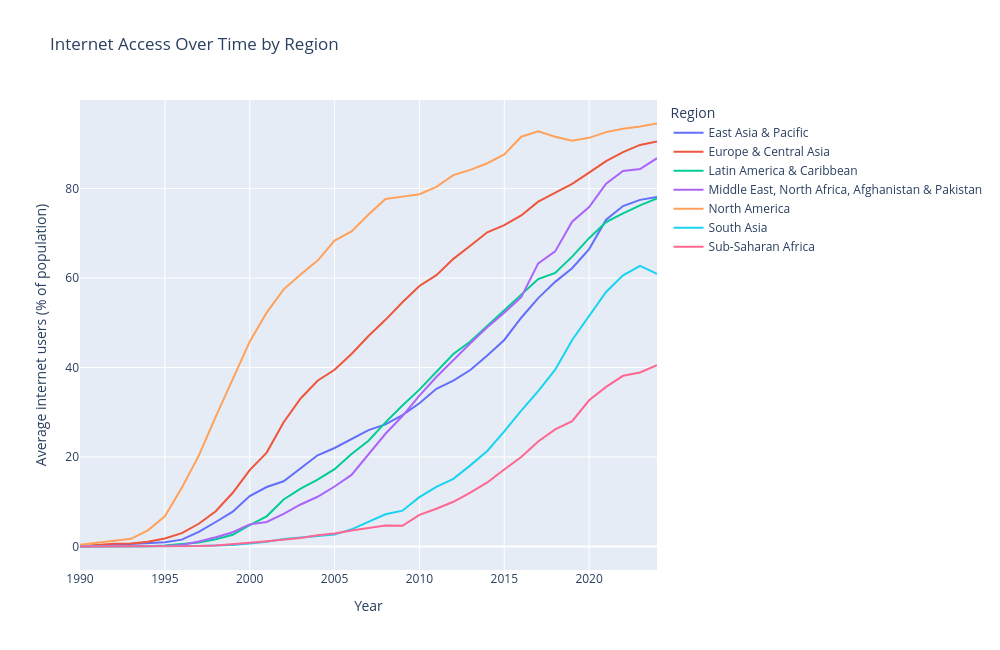

Source (notebook cell):
### Code cell
# Interactive map (GDP)
fig_map = px.choropleth(
    happiness_internet,
    locations="id",
    color="gdp_per_capita",
    hover_name="name",
    hover_data={
        "internet_users_pct": ":.1f",
        "gdp_per_capita": ":,.0f",
        "happiness_score": ":.2f"
    },
    labels={
        "internet_users_pct": "Internet users (% of population)",
        "gdp_per_capita": "GDP per capita (USD)",
        "happiness_score": "Happiness score"
    },
    color_continuous_scale="Plasma",
    title="GDP (2024)"
)

fig_map.show()

# Increase the width of the plot
fig_time.update_layout(
    width=1000,
    height=650,
    margin=dict(l=80, r=250, t=100, b=80),
    autosize=False
)

#  This creates an HTML file with my chart
# pio.write_html(fig_map, file="gdp_map_interactive.html", auto_open=False, include_plotlyjs="cdn")

### Figure 1 — Plotly figure (JSON) as saved in the notebook; plotly's stock layout.template omitted (floating-point values rounded to 4 significant figures)
{"data": [{"hovertemplate": "Region=East Asia & Pacific<br>Year=%{x}<br>Average internet users (% of population)=%{y}<extra></extra>", "legendgroup": "East Asia & Pacific", "line": {"color": "#636efa", "dash": "solid"}, "marker": {"symbol": "circle"}, "mode": "lines", "name": "East Asia & Pacific", "orientation": "v", "showlegend": true, "type": "scatter", "x": [1990, 1991, 1992, 1993, 1994, 1995, 1996, 1997, 1998, 1999, 2000, 2001, 2002, 2003, 2004, 2005, 2006, 2007, 2008, 2009, 2010, 2011, 2012, 2013, 2014, 2015, 2016, 2017, 2018, 2019, 2020, 2021, 2022, 2023, 2024], "xaxis": "x", "y": [0.01905, 0.2099, 0.3971, 0.4901, 0.7623, 0.9417, 1.532, 3.257, 5.477, 7.781, 11.28, 13.29, 14.57, 17.48, 20.38, 22.02, 24.07, 26.01, 27.28, 29.35, 31.99, 35.24, 37.06, 39.43, 42.69, 46.16, 51.12, 55.5, 59.14, 62.18, 66.47, 73.01, 76.09, 77.46, 78.09], "yaxis": "y"}, {"hovertemplate": "Region=Europe & Central Asia<br>Year=%{x}<br>Average internet users (% of population)=%{y}<extra></extra>", "legendgroup": "Europe & Central Asia", "line": {"color": "#EF553B", "dash": "solid"}, "marker": {"symbol": "circle"}, "mode": "lines", "name": "Europe & Central Asia", "orientation": "v", "showlegend": true, "type": "scatter", "x": [1990, 1991, 1992, 1993, 1994, 1995, 1996, 1997, 1998, 1999, 2000, 2001, 2002, 2003, 2004, 2005, 2006, 2007, 2008, 2009, 2010, 2011, 2012, 2013, 2014, 2015, 2016, 2017, 2018, 2019, 2020, 2021, 2022, 2023, 2024], "xaxis": "x", "y": [0.06556, 0.3946, 0.602, 0.6579, 1.067, 1.789, 2.971, 5.084, 7.87, 12.01, 17.08, 20.99, 27.76, 33.08, 37.03, 39.48, 43.02, 47.05, 50.65, 54.59, 58.23, 60.65, 64.27, 67.21, 70.22, 71.79, 73.97, 77.06, 79.05, 81.04, 83.54, 86.11, 88.12, 89.73, 90.49], "yaxis": "y"}, {"hovertemplate": "Region=Latin America & Caribbean <br>Year=%{x}<br>Average internet users (% of population)=%{y}<extra></extra>", "legendgroup": "Latin America & Caribbean ", "line": {"color": "#00cc96", "dash": "solid"}, "marker": {"symbol": "circle"}, "mode": "lines", "name": "Latin America & Caribbean ", "orientation": "v", "showlegend": true, "type": "scatter", "x": [1990, 1991, 1992, 1993, 1994, 1995, 1996, 1997, 1998, 1999, 2000, 2001, 2002, 2003, 2004, 2005, 2006, 2007, 2008, 2009, 2010, 2011, 2012, 2013, 2014, 2015, 2016, 2017, 2018, 2019, 2020, 2021, 2022, 2023, 2024], "xaxis": "x", "y": [0, 0.003057, 0.011, 0.03682, 0.05993, 0.2303, 0.5894, 0.8671, 1.616, 2.627, 4.763, 6.746, 10.52, 12.95, 14.95, 17.29, 20.65, 23.65, 27.74, 31.52, 35.05, 39.09, 43.03, 45.81, 49.33, 52.84, 56.28, 59.75, 61.15, 64.77, 68.9, 72.48, 74.46, 76.25, 77.78], "yaxis": "y"}, {"hovertemplate": "Region=Middle East, North Africa, Afghanistan & Pakistan<br>Year=%{x}<br>Average internet users (% of population)=%{y}<extra></extra>", "legendgroup": "Middle East, North Africa, Afghanistan & Pakistan", "line": {"color": "#ab63fa", "dash": "solid"}, "marker": {"symbol": "circle"}, "mode": "lines", "name": "Middle East, North Africa, Afghanistan & Pakistan", "orientation": "v", "showlegend": true, "type": "scatter", "x": [1990, 1991, 1992, 1993, 1994, 1995, 1996, 1997, 1998, 1999, 2000, 2001, 2002, 2003, 2004, 2005, 2006, 2007, 2008, 2009, 2010, 2011, 2012, 2013, 2014, 2015, 2016, 2017, 2018, 2019, 2020, 2021, 2022, 2023, 2024], "xaxis": "x", "y": [0.005286, 0.1075, 0.1555, 0.1228, 0.1055, 0.1277, 0.3465, 1.117, 2.065, 3.183, 4.947, 5.496, 7.3, 9.389, 11.11, 13.41, 16.0, 20.58, 25.19, 29.16, 33.73, 37.88, 41.68, 45.41, 48.99, 52.24, 55.73, 63.28, 65.94, 72.57, 75.85, 81.09, 83.93, 84.35, 86.77], "yaxis": "y"}, {"hovertemplate": "Region=North America<br>Year=%{x}<br>Average internet users (% of population)=%{y}<extra></extra>", "legendgroup": "North America", "line": {"color": "#FFA15A", "dash": "solid"}, "marker": {"symbol": "circle"}, "mode": "lines", "name": "North America", "orientation": "v", "showlegend": true, "type": "scatter", "x": [1990, 1991, 1992, 1993, 1994, 1995, 1996, 1997, 1998, 1999, 2000, 2001, 2002, 2003, 2004, 2005, 2006, 2007, 2008, 2009, 2010, 2011, 2012, 2013, 2014, 2015, 2016, 2017, 2018, 2019, 2020, 2021, 2022, 2023, 2024], "xaxis": "x", "y": [0.382, 0.865, 1.318, 1.725, 3.62, 6.747, 13.12, 20.3, 29.03, 37.3, 45.78, 52.26, 57.47, 60.81, 63.9, 68.36, 70.41, 74.18, 77.67, 78.18, 78.73, 80.36, 83.0, 84.17, 85.64, 87.63, 91.57, 92.78, 91.57, 90.67, 91.32, 92.6, 93.36, 93.84, 94.52], "yaxis": "y"}, {"hovertemplate": "Region=South Asia<br>Year=%{x}<br>Average internet users (% of population)=%{y}<extra></extra>", "legendgroup": "South Asia", "line": {"color": "#19d3f3", "dash": "solid"}, "marker": {"symbol": "circle"}, "mode": "lines", "name": "South Asia", "orientation": "v", "showlegend": true, "type": "scatter", "x": [1990, 1991, 1992, 1993, 1994, 1995, 1996, 1997, 1998, 1999, 2000, 2001, 2002, 2003, 2004, 2005, 2006, 2007, 2008, 2009, 2010, 2011, 2012, 2013, 2014, 2015, 2016, 2017, 2018, 2019, 2020, 2021, 2022, 2023, 2024], "xaxis": "x", "y": [0, 0, 3.7e-05, 7.267e-05, 0.00096, 0.008151, 0.08308, 0.1129, 0.2146, 0.3437, 0.6759, 1.051, 1.677, 2.018, 2.303, 2.661, 3.84, 5.543, 7.197, 8.005, 11.03, 13.32, 15.13, 18.13, 21.35, 25.73, 30.38, 34.73, 39.5, 46.15, 51.44, 56.87, 60.59, 62.72, 60.9], "yaxis": "y"}, {"hovertemplate": "Region=Sub-Saharan Africa <br>Year=%{x}<br>Average internet users (% of population)=%{y}<extra></extra>", "legendgroup": "Sub-Saharan Africa ", "line": {"color": "#FF6692", "dash": "solid"}, "marker": {"symbol": "circle"}, "mode": "lines", "name": "Sub-Saharan Africa ", "orientation": "v", "showlegend": true, "type": "scatter", "x": [1990, 1991, 1992, 1993, 1994, 1995, 1996, 1997, 1998, 1999, 2000, 2001, 2002, 2003, 2004, 2005, 2006, 2007, 2008, 2009, 2010, 2011, 2012, 2013, 2014, 2015, 2016, 2017, 2018, 2019, 2020, 2021, 2022, 2023, 2024], "xaxis": "x", "y": [0, 0.003325, 0.01297, 0.0228, 0.02841, 0.03899, 0.0554, 0.1044, 0.2438, 0.4872, 0.8498, 1.151, 1.478, 1.893, 2.531, 2.92, 3.567, 4.11, 4.7, 4.63, 7.075, 8.438, 9.989, 12.05, 14.32, 17.2, 20.01, 23.47, 26.17, 28.0, 32.66, 35.66, 38.15, 38.89, 40.5], "yaxis": "y"}], "layout": {"autosize": false, "height": 650, "legend": {"title": {"text": "Region"}, "tracegroupgap": 0}, "margin": {"b": 80, "l": 80, "r": 250, "t": 100}, "title": {"text": "Internet Access Over Time by Region"}, "width": 1000, "xaxis": {"anchor": "y", "domain": [0, 1], "title": {"text": "Year"}}, "yaxis": {"anchor": "x", "domain": [0, 1], "title": {"text": "Average internet users (% of population)"}}}}
